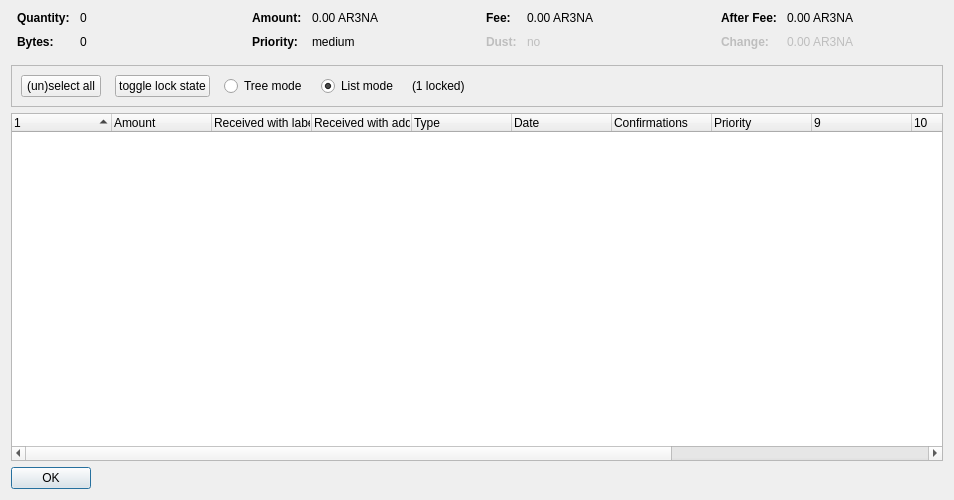
<?xml version="1.0" encoding="UTF-8"?>
<ui version="4.0">
 <class>CoinControlDialog</class>
 <widget class="QDialog" name="CoinControlDialog">
  <property name="geometry">
   <rect>
    <x>0</x>
    <y>0</y>
    <width>954</width>
    <height>500</height>
   </rect>
  </property>
  <property name="windowTitle">
   <string>Coin Selection</string>
  </property>
  <layout class="QVBoxLayout" name="verticalLayout">
   <item>
    <layout class="QHBoxLayout" name="horizontalLayoutTop" stretch="0,0,0,0">
     <property name="topMargin">
      <number>0</number>
     </property>
     <property name="bottomMargin">
      <number>10</number>
     </property>
     <item>
      <layout class="QFormLayout" name="formLayoutCoinControl1">
       <property name="horizontalSpacing">
        <number>10</number>
       </property>
       <property name="verticalSpacing">
        <number>10</number>
       </property>
       <property name="leftMargin">
        <number>6</number>
       </property>
       <property name="rightMargin">
        <number>6</number>
       </property>
       <item row="0" column="0">
        <widget class="QLabel" name="labelCoinControlQuantityText">
         <property name="font">
          <font>
           <weight>75</weight>
           <bold>true</bold>
          </font>
         </property>
         <property name="text">
          <string>Quantity:</string>
         </property>
        </widget>
       </item>
       <item row="0" column="1">
        <widget class="QLabel" name="labelCoinControlQuantity">
         <property name="cursor">
          <cursorShape>IBeamCursor</cursorShape>
         </property>
         <property name="contextMenuPolicy">
          <enum>Qt::ActionsContextMenu</enum>
         </property>
         <property name="text">
          <string notr="true">0</string>
         </property>
         <property name="textInteractionFlags">
          <set>Qt::LinksAccessibleByMouse|Qt::TextSelectableByKeyboard|Qt::TextSelectableByMouse</set>
         </property>
        </widget>
       </item>
       <item row="1" column="0">
        <widget class="QLabel" name="labelCoinControlBytesText">
         <property name="font">
          <font>
           <weight>75</weight>
           <bold>true</bold>
          </font>
         </property>
         <property name="text">
          <string>Bytes:</string>
         </property>
        </widget>
       </item>
       <item row="1" column="1">
        <widget class="QLabel" name="labelCoinControlBytes">
         <property name="cursor">
          <cursorShape>IBeamCursor</cursorShape>
         </property>
         <property name="contextMenuPolicy">
          <enum>Qt::ActionsContextMenu</enum>
         </property>
         <property name="text">
          <string notr="true">0</string>
         </property>
         <property name="textInteractionFlags">
          <set>Qt::LinksAccessibleByMouse|Qt::TextSelectableByKeyboard|Qt::TextSelectableByMouse</set>
         </property>
        </widget>
       </item>
      </layout>
     </item>
     <item>
      <layout class="QFormLayout" name="formLayoutCoinControl2">
       <property name="horizontalSpacing">
        <number>10</number>
       </property>
       <property name="verticalSpacing">
        <number>10</number>
       </property>
       <property name="leftMargin">
        <number>6</number>
       </property>
       <property name="rightMargin">
        <number>6</number>
       </property>
       <item row="0" column="0">
        <widget class="QLabel" name="labelCoinControlAmountText">
         <property name="font">
          <font>
           <weight>75</weight>
           <bold>true</bold>
          </font>
         </property>
         <property name="text">
          <string>Amount:</string>
         </property>
        </widget>
       </item>
       <item row="0" column="1">
        <widget class="QLabel" name="labelCoinControlAmount">
         <property name="cursor">
          <cursorShape>IBeamCursor</cursorShape>
         </property>
         <property name="contextMenuPolicy">
          <enum>Qt::ActionsContextMenu</enum>
         </property>
         <property name="text">
          <string notr="true">0.00 AR3NA</string>
         </property>
         <property name="textInteractionFlags">
          <set>Qt::LinksAccessibleByMouse|Qt::TextSelectableByKeyboard|Qt::TextSelectableByMouse</set>
         </property>
        </widget>
       </item>
       <item row="1" column="0">
        <widget class="QLabel" name="labelCoinControlPriorityText">
         <property name="font">
          <font>
           <weight>75</weight>
           <bold>true</bold>
          </font>
         </property>
         <property name="text">
          <string>Priority:</string>
         </property>
        </widget>
       </item>
       <item row="1" column="1">
        <widget class="QLabel" name="labelCoinControlPriority">
         <property name="cursor">
          <cursorShape>IBeamCursor</cursorShape>
         </property>
         <property name="contextMenuPolicy">
          <enum>Qt::ActionsContextMenu</enum>
         </property>
         <property name="text">
          <string>medium</string>
         </property>
         <property name="textInteractionFlags">
          <set>Qt::LinksAccessibleByMouse|Qt::TextSelectableByKeyboard|Qt::TextSelectableByMouse</set>
         </property>
        </widget>
       </item>
      </layout>
     </item>
     <item>
      <layout class="QFormLayout" name="formLayoutCoinControl3">
       <property name="horizontalSpacing">
        <number>10</number>
       </property>
       <property name="verticalSpacing">
        <number>10</number>
       </property>
       <property name="leftMargin">
        <number>6</number>
       </property>
       <property name="rightMargin">
        <number>6</number>
       </property>
       <item row="0" column="0">
        <widget class="QLabel" name="labelCoinControlFeeText">
         <property name="font">
          <font>
           <weight>75</weight>
           <bold>true</bold>
          </font>
         </property>
         <property name="text">
          <string>Fee:</string>
         </property>
        </widget>
       </item>
       <item row="0" column="1">
        <widget class="QLabel" name="labelCoinControlFee">
         <property name="cursor">
          <cursorShape>IBeamCursor</cursorShape>
         </property>
         <property name="contextMenuPolicy">
          <enum>Qt::ActionsContextMenu</enum>
         </property>
         <property name="text">
          <string notr="true">0.00 AR3NA</string>
         </property>
         <property name="textInteractionFlags">
          <set>Qt::LinksAccessibleByMouse|Qt::TextSelectableByKeyboard|Qt::TextSelectableByMouse</set>
         </property>
        </widget>
       </item>
       <item row="1" column="0">
        <widget class="QLabel" name="labelCoinControlLowOutputText">
         <property name="enabled">
          <bool>false</bool>
         </property>
         <property name="font">
          <font>
           <weight>75</weight>
           <bold>true</bold>
          </font>
         </property>
         <property name="text">
          <string>Dust:</string>
         </property>
        </widget>
       </item>
       <item row="1" column="1">
        <widget class="QLabel" name="labelCoinControlLowOutput">
         <property name="enabled">
          <bool>false</bool>
         </property>
         <property name="cursor">
          <cursorShape>IBeamCursor</cursorShape>
         </property>
         <property name="contextMenuPolicy">
          <enum>Qt::ActionsContextMenu</enum>
         </property>
         <property name="text">
          <string>no</string>
         </property>
         <property name="textInteractionFlags">
          <set>Qt::LinksAccessibleByMouse|Qt::TextSelectableByKeyboard|Qt::TextSelectableByMouse</set>
         </property>
        </widget>
       </item>
      </layout>
     </item>
     <item>
      <layout class="QFormLayout" name="formLayoutCoinControl4">
       <property name="horizontalSpacing">
        <number>10</number>
       </property>
       <property name="verticalSpacing">
        <number>10</number>
       </property>
       <property name="leftMargin">
        <number>6</number>
       </property>
       <property name="rightMargin">
        <number>6</number>
       </property>
       <item row="0" column="0">
        <widget class="QLabel" name="labelCoinControlAfterFeeText">
         <property name="font">
          <font>
           <weight>75</weight>
           <bold>true</bold>
          </font>
         </property>
         <property name="text">
          <string>After Fee:</string>
         </property>
        </widget>
       </item>
       <item row="0" column="1">
        <widget class="QLabel" name="labelCoinControlAfterFee">
         <property name="cursor">
          <cursorShape>IBeamCursor</cursorShape>
         </property>
         <property name="contextMenuPolicy">
          <enum>Qt::ActionsContextMenu</enum>
         </property>
         <property name="text">
          <string notr="true">0.00 AR3NA</string>
         </property>
         <property name="textInteractionFlags">
          <set>Qt::LinksAccessibleByMouse|Qt::TextSelectableByKeyboard|Qt::TextSelectableByMouse</set>
         </property>
        </widget>
       </item>
       <item row="1" column="0">
        <widget class="QLabel" name="labelCoinControlChangeText">
         <property name="enabled">
          <bool>false</bool>
         </property>
         <property name="font">
          <font>
           <weight>75</weight>
           <bold>true</bold>
          </font>
         </property>
         <property name="text">
          <string>Change:</string>
         </property>
        </widget>
       </item>
       <item row="1" column="1">
        <widget class="QLabel" name="labelCoinControlChange">
         <property name="enabled">
          <bool>false</bool>
         </property>
         <property name="cursor">
          <cursorShape>IBeamCursor</cursorShape>
         </property>
         <property name="contextMenuPolicy">
          <enum>Qt::ActionsContextMenu</enum>
         </property>
         <property name="text">
          <string notr="true">0.00 AR3NA</string>
         </property>
         <property name="textInteractionFlags">
          <set>Qt::LinksAccessibleByMouse|Qt::TextSelectableByKeyboard|Qt::TextSelectableByMouse</set>
         </property>
        </widget>
       </item>
      </layout>
     </item>
    </layout>
   </item>
   <item>
    <widget class="QFrame" name="frame">
     <property name="minimumSize">
      <size>
       <width>0</width>
       <height>40</height>
      </size>
     </property>
     <property name="frameShape">
      <enum>QFrame::StyledPanel</enum>
     </property>
     <property name="frameShadow">
      <enum>QFrame::Sunken</enum>
     </property>
     <layout class="QHBoxLayout" name="horizontalLayout">
      <item>
       <layout class="QHBoxLayout" name="horizontalLayoutPanel" stretch="0,0,0,0,0,0">
        <property name="spacing">
         <number>14</number>
        </property>
        <item>
         <widget class="QPushButton" name="pushButtonSelectAll">
          <property name="sizePolicy">
           <sizepolicy hsizetype="Maximum" vsizetype="Fixed">
            <horstretch>0</horstretch>
            <verstretch>0</verstretch>
           </sizepolicy>
          </property>
          <property name="text">
           <string>(un)select all</string>
          </property>
          <property name="autoDefault">
           <bool>false</bool>
          </property>
         </widget>
        </item>
        <item>
         <widget class="QPushButton" name="pushButtonToggleLock">
          <property name="sizePolicy">
           <sizepolicy hsizetype="Maximum" vsizetype="Fixed">
            <horstretch>0</horstretch>
            <verstretch>0</verstretch>
           </sizepolicy>
          </property>
          <property name="text">
           <string>toggle lock state</string>
          </property>
          <property name="autoDefault">
           <bool>false</bool>
          </property>
         </widget>
        </item>
        <item>
         <widget class="QRadioButton" name="radioTreeMode">
          <property name="sizePolicy">
           <sizepolicy hsizetype="Maximum" vsizetype="Fixed">
            <horstretch>0</horstretch>
            <verstretch>0</verstretch>
           </sizepolicy>
          </property>
          <property name="text">
           <string>Tree mode</string>
          </property>
         </widget>
        </item>
        <item>
         <widget class="QRadioButton" name="radioListMode">
          <property name="sizePolicy">
           <sizepolicy hsizetype="Maximum" vsizetype="Fixed">
            <horstretch>0</horstretch>
            <verstretch>0</verstretch>
           </sizepolicy>
          </property>
          <property name="text">
           <string>List mode</string>
          </property>
          <property name="checked">
           <bool>true</bool>
          </property>
         </widget>
        </item>
        <item>
         <widget class="QLabel" name="labelLocked">
          <property name="text">
           <string>(1 locked)</string>
          </property>
         </widget>
        </item>
        <item>
         <spacer name="horizontalSpacer">
          <property name="orientation">
           <enum>Qt::Horizontal</enum>
          </property>
          <property name="sizeHint" stdset="0">
           <size>
            <width>40</width>
            <height>20</height>
           </size>
          </property>
         </spacer>
        </item>
       </layout>
      </item>
     </layout>
    </widget>
   </item>
   <item>
    <widget class="CoinControlTreeWidget" name="treeWidget">
     <property name="contextMenuPolicy">
      <enum>Qt::CustomContextMenu</enum>
     </property>
     <property name="sortingEnabled">
      <bool>false</bool>
     </property>
     <property name="columnCount">
      <number>13</number>
     </property>
     <attribute name="headerShowSortIndicator" stdset="0">
      <bool>true</bool>
     </attribute>
     <attribute name="headerStretchLastSection">
      <bool>false</bool>
     </attribute>
     <column>
      <property name="text">
       <string/>
      </property>
     </column>
     <column>
      <property name="text">
       <string>Amount</string>
      </property>
     </column>
     <column>
      <property name="text">
       <string>Received with label</string>
      </property>
     </column>
     <column>
      <property name="text">
       <string>Received with address</string>
      </property>
     </column>
     <column>
      <property name="text">
       <string>Type</string>
      </property>
     </column>
     <column>
      <property name="text">
       <string>Date</string>
      </property>
     </column>
     <column>
      <property name="text">
       <string>Confirmations</string>
      </property>
      <property name="toolTip">
       <string>Confirmed</string>
      </property>
     </column>
     <column>
      <property name="text">
       <string>Priority</string>
      </property>
     </column>
     <column>
      <property name="text">
       <string/>
      </property>
     </column>
     <column>
      <property name="text">
       <string/>
      </property>
     </column>
     <column>
      <property name="text">
       <string/>
      </property>
     </column>
     <column>
      <property name="text">
       <string/>
      </property>
     </column>
     <column>
      <property name="text">
       <string/>
      </property>
     </column>
    </widget>
   </item>
   <item>
    <widget class="QDialogButtonBox" name="buttonBox">
     <property name="sizePolicy">
      <sizepolicy hsizetype="Maximum" vsizetype="Fixed">
       <horstretch>0</horstretch>
       <verstretch>0</verstretch>
      </sizepolicy>
     </property>
     <property name="orientation">
      <enum>Qt::Horizontal</enum>
     </property>
     <property name="standardButtons">
      <set>QDialogButtonBox::Ok</set>
     </property>
    </widget>
   </item>
  </layout>
 </widget>
 <customwidgets>
  <customwidget>
   <class>CoinControlTreeWidget</class>
   <extends>QTreeWidget</extends>
   <header>coincontroltreewidget.h</header>
  </customwidget>
 </customwidgets>
 <resources/>
 <connections/>
</ui>
